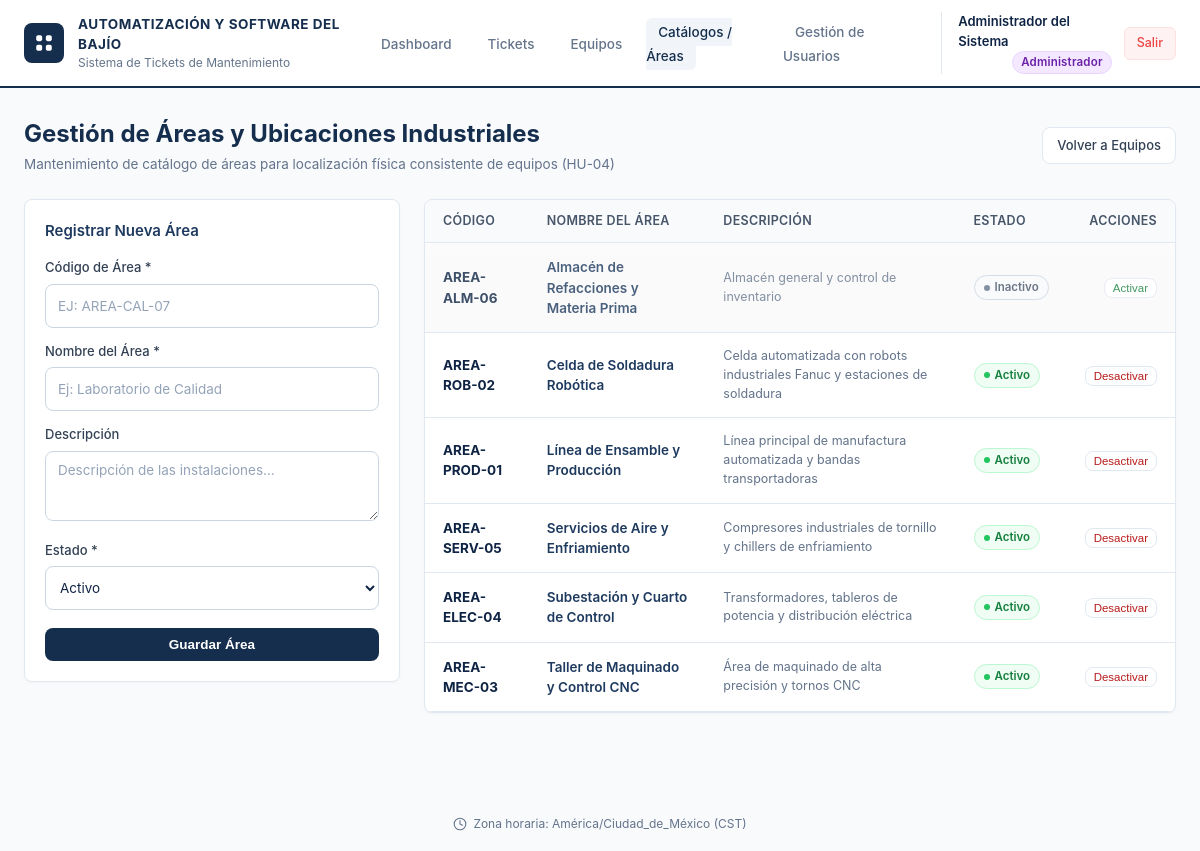
The page /admin/areas (signed in) on the database its author committed.
### tables this page shows
CREATE TABLE usuarios (
    id INTEGER PRIMARY KEY AUTOINCREMENT,
    username TEXT UNIQUE NOT NULL COLLATE NOCASE,
    email TEXT UNIQUE NOT NULL COLLATE NOCASE,
    password_hash TEXT NOT NULL,
    salt TEXT NOT NULL,
    nombre_completo TEXT NOT NULL,
    rol TEXT NOT NULL CHECK(rol IN ('Admin', 'Usuario', 'Responsable')),
    estado TEXT NOT NULL DEFAULT 'Activo' CHECK(estado IN ('Activo', 'Inactivo')),
    created_at TIMESTAMP DEFAULT CURRENT_TIMESTAMP,
    updated_at TIMESTAMP DEFAULT CURRENT_TIMESTAMP
);

CREATE TABLE areas (
    id INTEGER PRIMARY KEY AUTOINCREMENT,
    codigo TEXT UNIQUE NOT NULL COLLATE NOCASE,
    nombre TEXT UNIQUE NOT NULL,
    descripcion TEXT,
    estado TEXT NOT NULL DEFAULT 'Activo' CHECK(estado IN ('Activo', 'Inactivo')),
    created_at TIMESTAMP DEFAULT CURRENT_TIMESTAMP
);

### Sprint_3/app.py (the view, shortened to what this page needs)
@app.route("/admin/areas", methods=["GET", "POST"])
def admin_areas():
    user = get_logged_user()
    if not user:
        return redirect(url_for("login", notice="logged_out"))
    if user["rol"] != "Admin":
        abort(403)
    areas = AreaModel.get_all()
    success_msg = None
    if request.args.get("msg") == "area_created":
        success_msg = "Área registrada exitosamente."
    elif request.args.get("msg") == "status_changed":
        success_msg = "Estado del área actualizado correctamente."
    return render_template("admin/areas.html", user=user, areas=areas, success_msg=success_msg, error_msg=request.args.get("err"))

### Sprint_3/app.py (called while the page is built)
@app.context_processor
def inject_globals():
    return {
        "COMPANY_NAME": COMPANY_NAME,
        "SYSTEM_NAME": SYSTEM_NAME,
        "TIMEZONE_LABEL": TIMEZONE_LABEL
    }

@app.after_request
def add_no_cache_headers(response):
    response.headers["Cache-Control"] = "no-cache, no-store, must-revalidate"
    response.headers["Pragma"] = "no-cache"
    response.headers["Expires"] = "0"
    return response

def get_logged_user():
    uid = session.get("user_id")
    if not uid:
        return None
    user = UserModel.get_by_id(uid)
    if not user or user.get("estado") != "Activo":
        session.clear()
        return None
    return user

### Sprint_3/database/db.py (called while the page is built, shortened)
def get_db_connection():
    os.makedirs(DATABASE_PATH.parent, exist_ok=True)
    conn = sqlite3.connect(DATABASE_PATH)
    conn.row_factory = sqlite3.Row
    conn.execute("PRAGMA foreign_keys = ON;")
    return conn

### Sprint_3/models/sprint_1/user.py (called while the page is built)
    @staticmethod
    def get_by_id(user_id: int):
        conn = get_db_connection()
        user = conn.execute("SELECT * FROM usuarios WHERE id = ?;", (user_id,)).fetchone()
        conn.close()
        return dict(user) if user else None

### Sprint_3/models/sprint_2/equipment.py (called while the page is built)
    @staticmethod
    def get_all(active_only: bool = False):
        conn = get_db_connection()
        query = "SELECT * FROM areas"
        params = []
        if active_only:
            query += " WHERE estado = 'Activo'"
        query += " ORDER BY nombre ASC;"
        rows = conn.execute(query, params).fetchall()
        conn.close()
        return [dict(r) for r in rows]

### Sprint_4/templates/sprint_2/admin/areas.html (shortened to what this page needs)
<!DOCTYPE html>
<html lang="es">
<head>
  <link rel="stylesheet" href="/static/css/styles.css">
</head>
<body>
  <header class="main-header">
    <div class="header-container">
      <a href="/dashboard" class="brand-wrapper">
        <div class="brand-icon">
          <svg viewBox="0 0 24 24" fill="currentColor">
            <rect x="3.5" y="3.5" width="6.5" height="6.5" rx="2"></rect>
            <rect x="14" y="3.5" width="6.5" height="6.5" rx="2"></rect>
            <rect x="3.5" y="14" width="6.5" height="6.5" rx="2"></rect>
            <rect x="14" y="14" width="6.5" height="6.5" rx="2"></rect>
          </svg>
        </div>
        <div class="brand-texts">
          <span class="brand-title">AUTOMATIZACIÓN Y SOFTWARE DEL BAJÍO</span>
          <span class="brand-subtitle">Sistema de Tickets de Mantenimiento</span>
        </div>
      </a>
      <nav class="header-nav">
        <ul class="nav-links">
          <li><a href="/dashboard" class="nav-link">Dashboard</a></li>
          <li><a href="/tickets" class="nav-link">Tickets</a></li>
          <li><a href="/equipos" class="nav-link">Equipos</a></li>
          {% if user.rol == "Admin" %}
          <li><a href="/admin/areas" class="nav-link active">Catálogos / Áreas</a></li>
          <li><a href="/admin/usuarios" class="nav-link">Gestión de Usuarios</a></li>
          {% endif %}
        </ul>
        <div class="user-profile-menu">
          <div class="user-meta">
            <span class="user-name">{{ user.nombre_completo }}</span>
            <span class="badge-role badge-role-admin">Administrador</span>
          </div>
          <a href="/logout" class="btn-logout" title="Cerrar Sesión">Salir</a>
        </div>
      </nav>
    </div>
  </header>
  <main class="main-content">
    <div class="page-header-row">
      <div>
        <h1 class="page-title">Gestión de Áreas y Ubicaciones Industriales</h1>
        <p class="page-description">Mantenimiento de catálogo de áreas para localización física consistente de equipos (HU-04)</p>
      </div>
      <div>
        <a href="/equipos" class="btn-secondary">Volver a Equipos</a>
      </div>
    </div>
    <div style="display: grid; grid-template-columns: 1fr 2fr; gap: 24px; align-items: start;">
      <div class="content-card" style="padding: 20px;">
        <h2 style="font-size: 15px; font-weight: 600; color: #1e3a5f; margin-bottom: 16px;">
          Registrar Nueva Área
        </h2>
        <form action="/admin/areas" method="POST">
          <div class="form-group" style="margin-bottom: 14px;">
            <label class="form-label" for="codigo">Código de Área *</label>
            <input type="text" id="codigo" name="codigo" class="form-input" placeholder="Ej: AREA-CAL-07" style="padding-left: 12px; text-transform: uppercase;" required>
          </div>
          <div class="form-group" style="margin-bottom: 14px;">
            <label class="form-label" for="nombre">Nombre del Área *</label>
            <input type="text" id="nombre" name="nombre" class="form-input" placeholder="Ej: Laboratorio de Calidad" style="padding-left: 12px;" required>
          </div>
          <div class="form-group" style="margin-bottom: 14px;">
            <label class="form-label" for="descripcion">Descripción</label>
            <textarea id="descripcion" name="descripcion" class="form-input" rows="3" style="height: auto; padding: 10px 12px;" placeholder="Descripción de las instalaciones..."></textarea>
          </div>
          <div class="form-group" style="margin-bottom: 18px;">
            <label class="form-label" for="estado">Estado *</label>
            <select id="estado" name="estado" class="form-input" style="padding-left: 10px;">
              <option value="Activo" selected>Activo</option>
            </select>
          </div>
          <button type="submit" class="btn-primary" style="width: 100%; justify-content: center;">
            Guardar Área
          </button>
        </form>
      </div>
      <div class="content-card">
        <div class="table-responsive">
          <table class="custom-table">
            <thead>
              <tr>
                <th>Código</th>
                <th>Nombre del Área</th>
                <th>Descripción</th>
                <th>Estado</th>
                <th style="text-align: right;">Acciones</th>
              </tr>
            </thead>
            <tbody>
              {% for a in areas %}
              <tr {% if a.estado == 'Inactivo' %}style="background-color: #fafafa; opacity: 0.8;"{% endif %}>
                <td><strong>{{ a.codigo }}</strong></td>
                <td style="font-weight: 600; color: #1e3a5f;">{{ a.nombre }}</td>
                <td style="font-size: 12.5px; color: #64748b;">{{ a.descripcion or 'Sin descripción' }}</td>
                <td>
                  {% if a.estado == 'Activo' %}
                    <span class="badge-status status-resuelto"><span class="badge-status-dot"></span>Activo</span>
                  {% else %}
                    <span class="badge-status status-cerrado"><span class="badge-status-dot"></span>Inactivo</span>
                  {% endif %}
                </td>
                <td style="text-align: right;">
                  <form action="/admin/areas/{{ a.id }}/toggle-status" method="POST" style="display: inline;">
                    <button
                      type="submit"
                      class="btn-secondary"
                      style="padding: 3px 8px; font-size: 11.5px; color: {% if a.estado == 'Activo' %}#b91c1c{% else %}#15803d{% endif %};"
                      onclick="return confirm('¿Seguro que deseas cambiar el estado de esta área? Las referencias históricas se conservan.');"
                    >
                      {% if a.estado == 'Activo' %}Desactivar{% else %}Activar{% endif %}
                    </button>
                  </form>
                </td>
              </tr>
              {% endfor %}
            </tbody>
          </table>
        </div>
      </div>
    </div>
  </main>
  <footer class="page-footer">
    <svg viewBox="0 0 24 24" fill="none" stroke="currentColor" stroke-width="1.8" stroke-linecap="round" stroke-linejoin="round">
      <circle cx="12" cy="12" r="10"></circle>
      <polyline points="12 6 12 12 16 14"></polyline>
    </svg>
    <span>Zona horaria: {{ TIMEZONE_LABEL }}</span>
  </footer>
</body>
</html>

### rows shown on the page
usuarios: nombre_completo "Administrador del Sistema"
areas: codigo "AREA-ALM-06", nombre "Almacén de Refacciones y Materia Prima", descripcion "Almacén general y control de inventario", estado "Inactivo" (drawn)
areas: codigo "AREA-ROB-02", nombre "Celda de Soldadura Robótica", descripcion "Celda automatizada con robots industriales Fanuc y estaciones de soldadura", estado "Activo" (drawn)
areas: codigo "AREA-PROD-01", nombre "Línea de Ensamble y Producción", descripcion "Línea principal de manufactura automatizada y bandas transportadoras", estado "Activo" (drawn)
areas: codigo "AREA-SERV-05", nombre "Servicios de Aire y Enfriamiento", descripcion "Compresores industriales de tornillo y chillers de enfriamiento", estado "Activo" (drawn)
areas: codigo "AREA-ELEC-04", nombre "Subestación y Cuarto de Control", descripcion "Transformadores, tableros de potencia y distribución eléctrica", estado "Activo" (drawn)
areas: codigo "AREA-MEC-03", nombre "Taller de Maquinado y Control CNC", descripcion "Área de maquinado de alta precisión y tornos CNC", estado "Activo" (drawn)

### other values the page prints
{{ TIMEZONE_LABEL }} "América/Ciudad_de_México (CST)"
